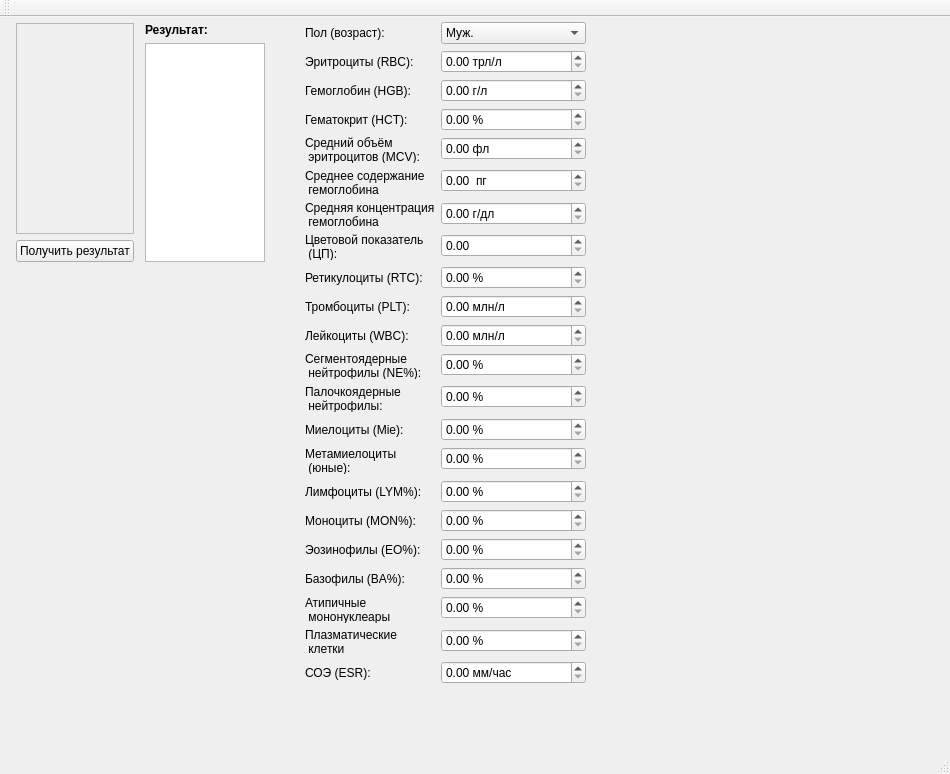
<?xml version="1.0" encoding="UTF-8"?>
<ui version="4.0">
 <class>MainWindow</class>
 <widget class="QMainWindow" name="MainWindow">
  <property name="geometry">
   <rect>
    <x>0</x>
    <y>0</y>
    <width>950</width>
    <height>774</height>
   </rect>
  </property>
  <property name="windowTitle">
   <string>MainWindow</string>
  </property>
  <widget class="QWidget" name="centralWidget">
   <widget class="QWidget" name="gridLayoutWidget">
    <property name="geometry">
     <rect>
      <x>10</x>
      <y>0</y>
      <width>261</width>
      <height>251</height>
     </rect>
    </property>
    <layout class="QGridLayout" name="layCentral">
     <property name="leftMargin">
      <number>6</number>
     </property>
     <property name="topMargin">
      <number>6</number>
     </property>
     <property name="rightMargin">
      <number>6</number>
     </property>
     <property name="bottomMargin">
      <number>6</number>
     </property>
     <property name="horizontalSpacing">
      <number>6</number>
     </property>
     <item row="1" column="1">
      <widget class="QScrollArea" name="scrAreaInput">
       <property name="sizePolicy">
        <sizepolicy hsizetype="Minimum" vsizetype="Expanding">
         <horstretch>0</horstretch>
         <verstretch>0</verstretch>
        </sizepolicy>
       </property>
       <property name="widgetResizable">
        <bool>true</bool>
       </property>
       <widget class="QWidget" name="scrollAreaWidgetContents">
        <property name="geometry">
         <rect>
          <x>0</x>
          <y>0</y>
          <width>111</width>
          <height>208</height>
         </rect>
        </property>
       </widget>
      </widget>
     </item>
     <item row="1" column="2" rowspan="2">
      <layout class="QVBoxLayout" name="verticalLayout">
       <property name="leftMargin">
        <number>5</number>
       </property>
       <item>
        <widget class="QLabel" name="label_23">
         <property name="font">
          <font>
           <weight>75</weight>
           <bold>true</bold>
          </font>
         </property>
         <property name="text">
          <string>Результат:</string>
         </property>
        </widget>
       </item>
       <item>
        <widget class="QTextEdit" name="teResult">
         <property name="readOnly">
          <bool>true</bool>
         </property>
        </widget>
       </item>
      </layout>
     </item>
     <item row="2" column="1">
      <widget class="QPushButton" name="bGetResults">
       <property name="text">
        <string>Получить результат</string>
       </property>
      </widget>
     </item>
    </layout>
   </widget>
   <widget class="QWidget" name="formLayoutWidget">
    <property name="geometry">
     <rect>
      <x>300</x>
      <y>0</y>
      <width>291</width>
      <height>678</height>
     </rect>
    </property>
    <layout class="QFormLayout" name="layScroll">
     <property name="fieldGrowthPolicy">
      <enum>QFormLayout::AllNonFixedFieldsGrow</enum>
     </property>
     <property name="leftMargin">
      <number>5</number>
     </property>
     <property name="topMargin">
      <number>5</number>
     </property>
     <property name="rightMargin">
      <number>5</number>
     </property>
     <item row="1" column="0">
      <widget class="QLabel" name="label">
       <property name="text">
        <string>Эритроциты (RBC):</string>
       </property>
      </widget>
     </item>
     <item row="1" column="1">
      <widget class="QDoubleSpinBox" name="sbRBC">
       <property name="suffix">
        <string> трл/л</string>
       </property>
      </widget>
     </item>
     <item row="2" column="0">
      <widget class="QLabel" name="label_2">
       <property name="text">
        <string>Гемоглобин (HGB):</string>
       </property>
      </widget>
     </item>
     <item row="2" column="1">
      <widget class="QDoubleSpinBox" name="sbHGB">
       <property name="suffix">
        <string> г/л</string>
       </property>
      </widget>
     </item>
     <item row="4" column="0">
      <widget class="QLabel" name="label_3">
       <property name="text">
        <string>Средний объём
 эритроцитов (MCV):</string>
       </property>
      </widget>
     </item>
     <item row="4" column="1">
      <widget class="QDoubleSpinBox" name="sbMCV">
       <property name="suffix">
        <string> фл</string>
       </property>
      </widget>
     </item>
     <item row="5" column="0">
      <widget class="QLabel" name="label_4">
       <property name="text">
        <string>Среднее содержание
 гемоглобина
 в эритроците (MCH):</string>
       </property>
      </widget>
     </item>
     <item row="5" column="1">
      <widget class="QDoubleSpinBox" name="sbMCH">
       <property name="suffix">
        <string>  пг</string>
       </property>
      </widget>
     </item>
     <item row="6" column="0">
      <widget class="QLabel" name="label_5">
       <property name="text">
        <string>Средняя концентрация
 гемоглобина
 в эритроците (MCHC):</string>
       </property>
      </widget>
     </item>
     <item row="6" column="1">
      <widget class="QDoubleSpinBox" name="sbMCHC">
       <property name="suffix">
        <string> г/дл</string>
       </property>
      </widget>
     </item>
     <item row="7" column="0">
      <widget class="QLabel" name="label_6">
       <property name="text">
        <string>Цветовой показатель 
 (ЦП):</string>
       </property>
      </widget>
     </item>
     <item row="7" column="1">
      <widget class="QDoubleSpinBox" name="sbCF"/>
     </item>
     <item row="8" column="0">
      <widget class="QLabel" name="label_7">
       <property name="text">
        <string>Ретикулоциты (RTC):</string>
       </property>
      </widget>
     </item>
     <item row="8" column="1">
      <widget class="QDoubleSpinBox" name="sbRTC">
       <property name="suffix">
        <string> %</string>
       </property>
      </widget>
     </item>
     <item row="9" column="0">
      <widget class="QLabel" name="label_8">
       <property name="text">
        <string>Тромбоциты (PLT):</string>
       </property>
      </widget>
     </item>
     <item row="9" column="1">
      <widget class="QDoubleSpinBox" name="sbPLT">
       <property name="suffix">
        <string> млн/л</string>
       </property>
      </widget>
     </item>
     <item row="10" column="0">
      <widget class="QLabel" name="label_9">
       <property name="text">
        <string>Лейкоциты (WBC):</string>
       </property>
      </widget>
     </item>
     <item row="10" column="1">
      <widget class="QDoubleSpinBox" name="sbWBC">
       <property name="suffix">
        <string> млн/л</string>
       </property>
      </widget>
     </item>
     <item row="11" column="0">
      <widget class="QLabel" name="label_10">
       <property name="text">
        <string>Сегментоядерные
 нейтрофилы (NE%):</string>
       </property>
      </widget>
     </item>
     <item row="11" column="1">
      <widget class="QDoubleSpinBox" name="sbNE">
       <property name="suffix">
        <string> %</string>
       </property>
      </widget>
     </item>
     <item row="12" column="0">
      <widget class="QLabel" name="label_11">
       <property name="text">
        <string>Палочкоядерные
 нейтрофилы:</string>
       </property>
      </widget>
     </item>
     <item row="12" column="1">
      <widget class="QDoubleSpinBox" name="sbPN">
       <property name="suffix">
        <string> %</string>
       </property>
      </widget>
     </item>
     <item row="13" column="0">
      <widget class="QLabel" name="label_12">
       <property name="text">
        <string>Миелоциты (Mie):</string>
       </property>
      </widget>
     </item>
     <item row="13" column="1">
      <widget class="QDoubleSpinBox" name="sbMie">
       <property name="suffix">
        <string> %</string>
       </property>
      </widget>
     </item>
     <item row="14" column="0">
      <widget class="QLabel" name="label_13">
       <property name="text">
        <string>Метамиелоциты
 (юные):</string>
       </property>
      </widget>
     </item>
     <item row="14" column="1">
      <widget class="QDoubleSpinBox" name="sbMieY">
       <property name="suffix">
        <string> %</string>
       </property>
      </widget>
     </item>
     <item row="15" column="0">
      <widget class="QLabel" name="label_14">
       <property name="text">
        <string>Лимфоциты (LYM%):</string>
       </property>
      </widget>
     </item>
     <item row="15" column="1">
      <widget class="QDoubleSpinBox" name="sbLYM">
       <property name="suffix">
        <string> %</string>
       </property>
      </widget>
     </item>
     <item row="16" column="0">
      <widget class="QLabel" name="label_15">
       <property name="text">
        <string>Моноциты (MON%):</string>
       </property>
      </widget>
     </item>
     <item row="16" column="1">
      <widget class="QDoubleSpinBox" name="sbMON">
       <property name="suffix">
        <string> %</string>
       </property>
      </widget>
     </item>
     <item row="17" column="0">
      <widget class="QLabel" name="label_16">
       <property name="text">
        <string>Эозинофилы (EO%):</string>
       </property>
      </widget>
     </item>
     <item row="17" column="1">
      <widget class="QDoubleSpinBox" name="sbEO">
       <property name="suffix">
        <string> %</string>
       </property>
      </widget>
     </item>
     <item row="18" column="0">
      <widget class="QLabel" name="label_17">
       <property name="text">
        <string>Базофилы (BA%):</string>
       </property>
      </widget>
     </item>
     <item row="18" column="1">
      <widget class="QDoubleSpinBox" name="sbBA">
       <property name="suffix">
        <string> %</string>
       </property>
      </widget>
     </item>
     <item row="19" column="0">
      <widget class="QLabel" name="label_18">
       <property name="text">
        <string>Атипичные
 мононуклеары
 (вироциты):</string>
       </property>
      </widget>
     </item>
     <item row="19" column="1">
      <widget class="QDoubleSpinBox" name="sbVir">
       <property name="suffix">
        <string> %</string>
       </property>
      </widget>
     </item>
     <item row="20" column="0">
      <widget class="QLabel" name="label_19">
       <property name="text">
        <string>Плазматические
 клетки
 (плазмоциты):</string>
       </property>
      </widget>
     </item>
     <item row="20" column="1">
      <widget class="QDoubleSpinBox" name="sbPlaz">
       <property name="suffix">
        <string> %</string>
       </property>
      </widget>
     </item>
     <item row="21" column="0">
      <widget class="QLabel" name="label_20">
       <property name="text">
        <string>СОЭ (ESR):</string>
       </property>
      </widget>
     </item>
     <item row="21" column="1">
      <widget class="QDoubleSpinBox" name="sbESR">
       <property name="suffix">
        <string> мм/час</string>
       </property>
      </widget>
     </item>
     <item row="3" column="0">
      <widget class="QLabel" name="label_21">
       <property name="text">
        <string>Гематокрит (HCT):</string>
       </property>
      </widget>
     </item>
     <item row="3" column="1">
      <widget class="QDoubleSpinBox" name="sbHCT">
       <property name="suffix">
        <string> %</string>
       </property>
      </widget>
     </item>
     <item row="0" column="0">
      <widget class="QLabel" name="label_22">
       <property name="text">
        <string>Пол (возраст):</string>
       </property>
      </widget>
     </item>
     <item row="0" column="1">
      <widget class="QComboBox" name="cmbGender">
       <item>
        <property name="text">
         <string>Муж.</string>
        </property>
       </item>
       <item>
        <property name="text">
         <string>Женск.</string>
        </property>
       </item>
       <item>
        <property name="text">
         <string>Реб. 13-15л.</string>
        </property>
       </item>
       <item>
        <property name="text">
         <string>Реб. 7-12 л.</string>
        </property>
       </item>
       <item>
        <property name="text">
         <string>Реб. 1-6 л.</string>
        </property>
       </item>
      </widget>
     </item>
    </layout>
   </widget>
   <widget class="QWidget" name="scrWidget" native="true">
    <property name="geometry">
     <rect>
      <x>700</x>
      <y>130</y>
      <width>120</width>
      <height>80</height>
     </rect>
    </property>
   </widget>
  </widget>
  <widget class="QMenuBar" name="menuBar">
   <property name="geometry">
    <rect>
     <x>0</x>
     <y>0</y>
     <width>950</width>
     <height>21</height>
    </rect>
   </property>
  </widget>
  <widget class="QToolBar" name="mainToolBar">
   <attribute name="toolBarArea">
    <enum>TopToolBarArea</enum>
   </attribute>
   <attribute name="toolBarBreak">
    <bool>false</bool>
   </attribute>
  </widget>
  <widget class="QStatusBar" name="statusBar"/>
 </widget>
 <layoutdefault spacing="6" margin="11"/>
 <resources/>
 <connections/>
</ui>
